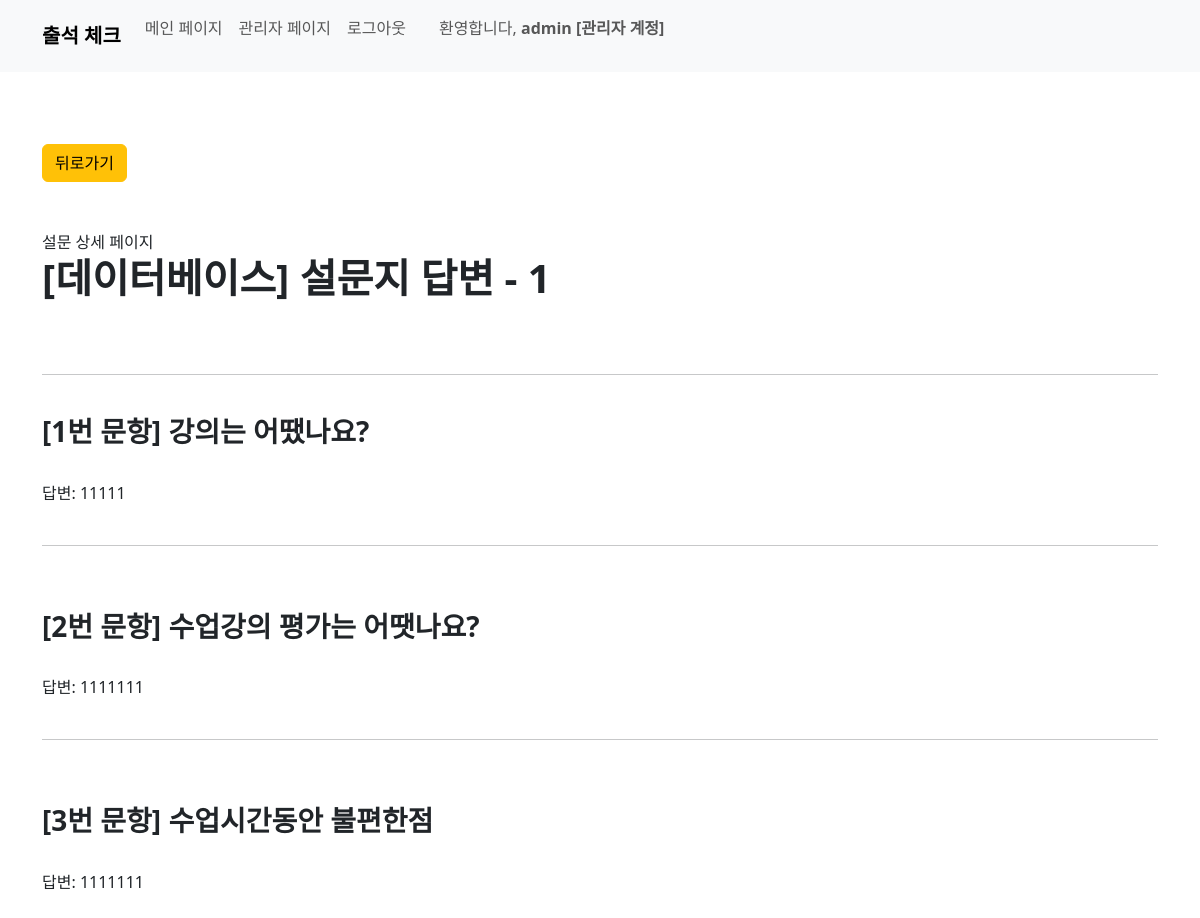
Screenshot of /survey/reply_detail/1/ (signed in) with the database file from the repository.
### course/models.py (models this page shows, shortened)
class Course(models.Model):
    course_name = models.CharField(max_length=50)
    teacher_name = models.CharField(max_length=20)
    division_name = models.ForeignKey(Division, on_delete=models.CASCADE)
    start_date = models.DateField()
    start_at = models.TimeField()
    end_at = models.TimeField()
    hours = models.IntegerField()

### survey/models.py (models this page shows, shortened)
class SurveyReply(models.Model):
    student_id = models.ForeignKey(Student, on_delete=models.CASCADE, default=0)
    survey_id = models.ForeignKey(Survey, on_delete=models.CASCADE)
    reply1 = models.TextField()
    reply2 = models.TextField(blank=True)
    reply3 = models.TextField(blank=True)
    submit_survey = models.BooleanField(default=False)

class Survey(models.Model):
    course_id = models.OneToOneField(Course, on_delete=models.CASCADE)
    question1 = models.CharField(max_length=100)
    question2 = models.CharField(max_length=100, blank=True)
    question3 = models.CharField(max_length=100, blank=True)

### survey/views.py (the view)
# urls.py: path('reply_detail/<int:pk>/', views.survey_reply_detail, name='survey_reply_detail'),
@user_passes_test(lambda u: u.is_staff, login_url='/') # 권한 없으면 홈으로
def survey_reply_detail(request, pk):
    survey_reply = get_object_or_404(SurveyReply, pk=pk)
    survey = get_object_or_404(Survey, pk=survey_reply.survey_id.pk)
    course = get_object_or_404(Course, pk=survey.course_id.pk)
    context = {
        'survey_reply': survey_reply,
        'survey': survey,
        'course': course,
        }
    return render(request, 'survey/survey_reply_detail.html', context)

### survey/templates/survey/survey_reply_detail.html (shortened to what this page needs)
{% load static %}
{% load django_bootstrap5 %}
{% bootstrap_css %}
<!DOCTYPE html>
<html>
<head>
</head>
<body>
  {% include 'home/navbar.html' %}
  <br><br><br>
    <div class="container">
      <a class="btn btn-warning" href="{% url 'survey:survey_detail' course.pk %}" role="button">뒤로가기</a>
      <br><br><br>
      설문 상세 페이지
      <h1><b>[{{ course.course_name }}] 설문지 답변 - {{ survey_reply.pk }}</b></h1>
      <br><br>
      <hr>
      <br>
        {% if survey.question1 %}
            <h3><b>[1번 문항] {{ survey.question1 }}</b></h3>
            <br>
            {% if survey_reply.reply1 %}
              답변: {{ survey_reply.reply1 }}
            {% else %}
              답변: 없음
            {% endif %}
        {% endif %}
        <br><br>
        <hr>
        <br><br>
        {% if survey.question1 %}
          <h3><b>[2번 문항] {{ survey.question2 }}</b></h3>
          <br>
          {% if survey_reply.reply2 %}
            답변: {{ survey_reply.reply2 }}
          {% else %}
            답변: 없음
          {% endif %}
        {% endif %}
        <br><br>
        <hr>
        <br><br>
        {% if survey.question3 %}
          <h3><b>[3번 문항] {{ survey.question3 }}</b></h3>
          <br>
          {% if survey_reply.reply3 %}
            답변: {{ survey_reply.reply3 }}
          {% else %}
            답변: 없음
          {% endif %}
        {% endif %}
        <br><br>
  </div>
</body>
</html>

### home/templates/home/navbar.html (shortened to what this page needs)
{% load django_bootstrap5 %}
{% bootstrap_css %}
<nav class="navbar navbar-expand-lg bg-body-tertiary bg-light">
  <div class="container-fluid container">
      <a class="navbar-brand" href="{% url 'home:home' %}"><b>출석 체크</b></a>
      <div class="collapse navbar-collapse" id="navbarNav">
          <ul class="navbar-nav mb-3">
              {% if user.is_authenticated %}
                  {% if user.is_staff %}
                      <li class="nav-item">
                        <a class="nav-link" aria-current="page" href="{% url 'home:home' %}">메인 페이지</a>
                      </li>
                      <li class="nav-item">
                        <a class="nav-link" aria-current="page" href="{% url 'user:admin_home' %}">관리자 페이지</a>
                      </li>
                      <li class="nav-item">
                        <a class="nav-link" aria-current="page" href="{% url 'home:logout' %}">로그아웃</a>
                      </li>
                      {% if user.student %}
                      <span class="navbar-text mr-3">
                        &nbsp;&nbsp;&nbsp;&nbsp;&nbsp; 환영합니다, <b> {{ user.student }} </b>
                      </span>
                      {% else %}
                      <span class="navbar-text mr-3">
                        &nbsp;&nbsp;&nbsp;&nbsp;&nbsp; 환영합니다, <b> {{ user }} [관리자 계정] </b>
                      </span>
                      {% endif %}
                  {% endif %}
              {% else %}
                <li class="nav-item">
                  <a class="nav-link active" href="{% url 'home:login' %}">로그인</a>
                </li>
              {% endif %}
          </ul>
      </div>
  </div>
</nav>

### rows the page displays
Course: course_name "데이터베이스"
SurveyReply: pk "1", reply1 "11111", reply2 "1111111", reply3 "1111111"
Survey: question1 "강의는 어땠나요?", question2 "수업강의 평가는 어땟나요?", question3 "수업시간동안 불편한점"

### other values shown
{{ user }} "admin"
